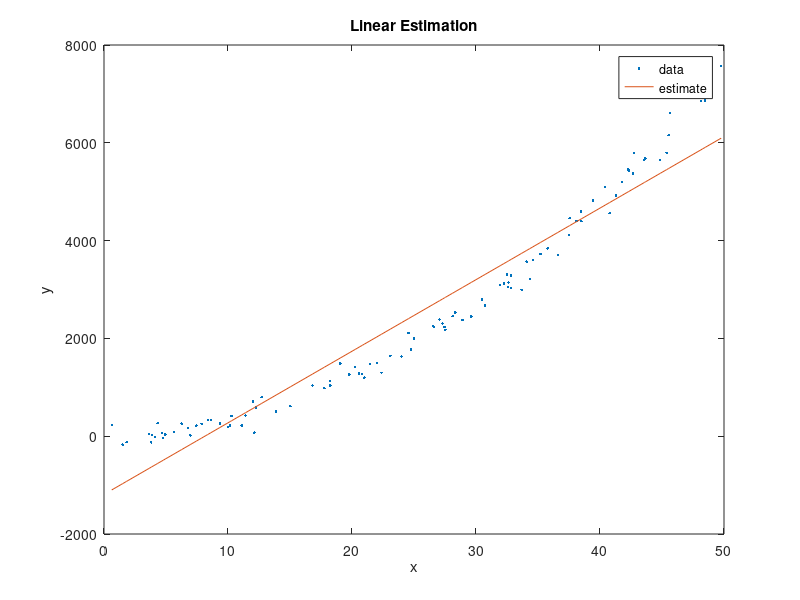
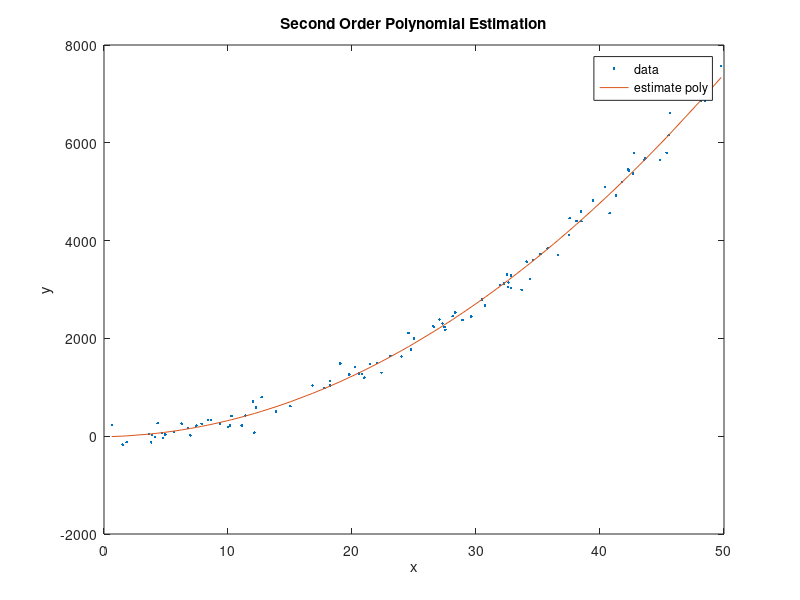

Write MATLAB code to recreate these figures, in order.
clear all
close all
clc

%%init

a_zero_true = -2.923;
b_zero_true = 7.18;
c_zero_true = 2.8;
mu = 0;
sigma = 12.8;

N = 100;
%x= sort(unifrnd(0, 50, [N 1])); %input
x= sort(unifrnd(0, 50, [N 1])); %input

y = zeros(N,1); %noice free
yn= zeros(N,1); %noice incl
e = normrnd(mu, sigma^2, [N 1]);

for t = 1:N % zero initial condition
    y(t) = a_zero_true + b_zero_true*x(t) + c_zero_true*x(t)^2;
    yn(t) = y(t) + e(t);
end

%%%%%%%%%%%%%%% Linear Line%%%%%%%%%%%%%%%%%%%%%%%%
phi_lin = [ones(N,1) x] ;
theta_hat_lin = phi_lin\yn;
y_hat_lin = phi_lin * theta_hat_lin;

%%%%%%%%%%%%%%%%%%% Poly line %%%%%%%%%%%%%%%%%%%%%%%
phi_poly = [ones(N,1) x x.^2] ;
theta_hat_poly = phi_poly\yn;
y_hat_poly = phi_poly * theta_hat_poly;

%%%%%%%%%%%%%%%%%%%%residuals%%%%%%%%%%%%%%%%%%%%%

residuals_poly = 1/N *sum((yn-y_hat_poly).^2);
residuals_lin = 1/N *sum((yn-y_hat_lin).^2);

%%%%%%%%%%%%%%%%plot%%%%%%%%%%%%%%%%%%%%%%%%%%%%%%%%
figure(1); clf;
plot(x, yn, '.');
hold on;
plot(x, y_hat_lin);
hold off;
legend('data', 'estimate')
title('Linear Estimation')
xlabel('x')
ylabel('y')

figure(2); clf;
plot(x, yn, '.');
hold on;
plot(x,y_hat_poly);
hold off;
legend('data', 'estimate poly')
title('Second Order Polynomial Estimation')
xlabel('x')
ylabel('y')

disp('Linear estimator''s residual is:');
disp(residuals_lin);
disp('Polynomial estimator''s residual is:');
disp(residuals_poly);
